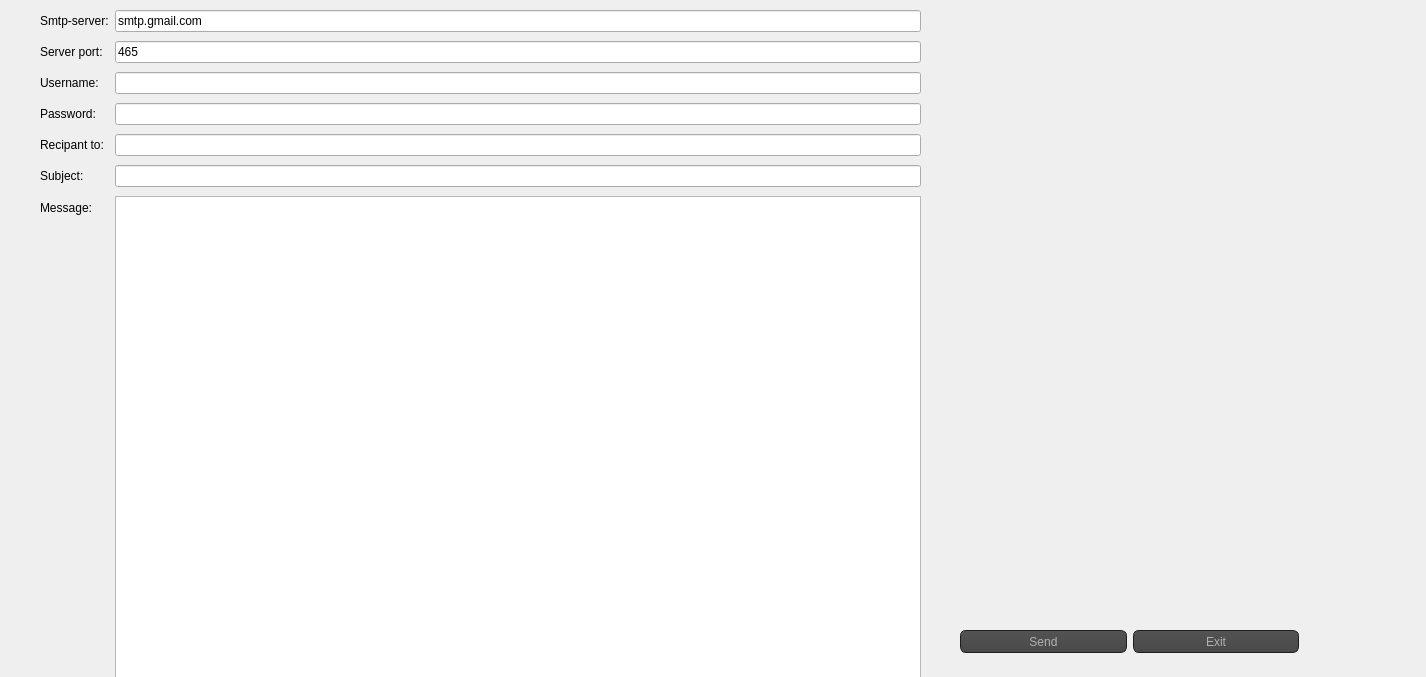
<?xml version="1.0" encoding="UTF-8"?>
<ui version="4.0">
 <class>mailing</class>
 <widget class="QDialog" name="mailing">
  <property name="geometry">
   <rect>
    <x>0</x>
    <y>0</y>
    <width>1426</width>
    <height>677</height>
   </rect>
  </property>
  <property name="windowTitle">
   <string>Dialog</string>
  </property>
  <widget class="QWidget" name="layoutWidget">
   <property name="geometry">
    <rect>
     <x>40</x>
     <y>10</y>
     <width>881</width>
     <height>681</height>
    </rect>
   </property>
   <layout class="QFormLayout" name="formLayout">
    <property name="fieldGrowthPolicy">
     <enum>QFormLayout::ExpandingFieldsGrow</enum>
    </property>
    <property name="rowWrapPolicy">
     <enum>QFormLayout::WrapLongRows</enum>
    </property>
    <property name="verticalSpacing">
     <number>9</number>
    </property>
    <item row="0" column="1">
     <widget class="QLineEdit" name="server">
      <property name="text">
       <string>smtp.gmail.com</string>
      </property>
     </widget>
    </item>
    <item row="1" column="0">
     <widget class="QLabel" name="label_2">
      <property name="text">
       <string>Server port:</string>
      </property>
     </widget>
    </item>
    <item row="1" column="1">
     <widget class="QLineEdit" name="port">
      <property name="text">
       <string>465</string>
      </property>
     </widget>
    </item>
    <item row="2" column="0">
     <widget class="QLabel" name="label_3">
      <property name="text">
       <string>Username:</string>
      </property>
     </widget>
    </item>
    <item row="2" column="1">
     <widget class="QLineEdit" name="uname"/>
    </item>
    <item row="3" column="0">
     <widget class="QLabel" name="label_4">
      <property name="text">
       <string>Password:</string>
      </property>
     </widget>
    </item>
    <item row="3" column="1">
     <widget class="QLineEdit" name="paswd">
      <property name="inputMask">
       <string/>
      </property>
      <property name="echoMode">
       <enum>QLineEdit::Password</enum>
      </property>
     </widget>
    </item>
    <item row="4" column="0">
     <widget class="QLabel" name="label_5">
      <property name="text">
       <string>Recipant to:</string>
      </property>
     </widget>
    </item>
    <item row="4" column="1">
     <widget class="QLineEdit" name="rcpt"/>
    </item>
    <item row="5" column="0">
     <widget class="QLabel" name="label_6">
      <property name="text">
       <string>Subject:</string>
      </property>
     </widget>
    </item>
    <item row="5" column="1">
     <widget class="QLineEdit" name="subject"/>
    </item>
    <item row="6" column="0">
     <widget class="QLabel" name="label_7">
      <property name="text">
       <string>Message:</string>
      </property>
     </widget>
    </item>
    <item row="6" column="1">
     <widget class="QPlainTextEdit" name="msg"/>
    </item>
    <item row="0" column="0">
     <widget class="QLabel" name="label">
      <property name="text">
       <string>Smtp-server:</string>
      </property>
     </widget>
    </item>
   </layout>
  </widget>
  <widget class="QPushButton" name="exitBtn">
   <property name="geometry">
    <rect>
     <x>1133</x>
     <y>630</y>
     <width>166</width>
     <height>23</height>
    </rect>
   </property>
   <property name="styleSheet">
    <string notr="true">QToolTip
{
     border: 1px solid black;
     background-color: #ffa02f;
     padding: 1px;
     border-radius: 3px;
     opacity: 100;
}

QWidget
{
    color: #b1b1b1;
    background-color: #323232;
}

QWidget:item:hover
{
    background-color: QLinearGradient( x1: 0, y1: 0, x2: 0, y2: 1, stop: 0 #ffa02f, stop: 1 #ca0619);
    color: #000000;
}

QWidget:item:selected
{
    background-color: QLinearGradient( x1: 0, y1: 0, x2: 0, y2: 1, stop: 0 #ffa02f, stop: 1 #d7801a);
}

QMenuBar::item
{
    background: transparent;
}

QMenuBar::item:selected
{
    background: transparent;
    border: 1px solid #ffaa00;
}

QMenuBar::item:pressed
{
    background: #444;
    border: 1px solid #000;
    background-color: QLinearGradient(
        x1:0, y1:0,
        x2:0, y2:1,
        stop:1 #212121,
        stop:0.4 #343434/*,
        stop:0.2 #343434,
        stop:0.1 #ffaa00*/
    );
    margin-bottom:-1px;
    padding-bottom:1px;
}

QMenu
{
    border: 1px solid #000;
}

QMenu::item
{
    padding: 2px 20px 2px 20px;
}

QMenu::item:selected
{
    color: #000000;
}

QWidget:disabled
{
    color: #404040;
    background-color: #323232;
}

QAbstractItemView
{
    background-color: QLinearGradient( x1: 0, y1: 0, x2: 0, y2: 1, stop: 0 #4d4d4d, stop: 0.1 #646464, stop: 1 #5d5d5d);
}

QWidget:focus
{
    /*border: 2px solid QLinearGradient( x1: 0, y1: 0, x2: 0, y2: 1, stop: 0 #ffa02f, stop: 1 #d7801a);*/
}

QLineEdit
{
    background-color: QLinearGradient( x1: 0, y1: 0, x2: 0, y2: 1, stop: 0 #4d4d4d, stop: 0 #646464, stop: 1 #5d5d5d);
    padding: 1px;
    border-style: solid;
    border: 1px solid #1e1e1e;
    border-radius: 5;
}

QPushButton
{
    color: #b1b1b1;
    background-color: QLinearGradient( x1: 0, y1: 0, x2: 0, y2: 1, stop: 0 #565656, stop: 0.1 #525252, stop: 0.5 #4e4e4e, stop: 0.9 #4a4a4a, stop: 1 #464646);
    border-width: 1px;
    border-color: #1e1e1e;
    border-style: solid;
    border-radius: 6;
    padding: 3px;
    font-size: 12px;
    padding-left: 5px;
    padding-right: 5px;
}

QPushButton:pressed
{
    background-color: QLinearGradient( x1: 0, y1: 0, x2: 0, y2: 1, stop: 0 #2d2d2d, stop: 0.1 #2b2b2b, stop: 0.5 #292929, stop: 0.9 #282828, stop: 1 #252525);
}

QComboBox
{
    selection-background-color: #ffaa00;
    background-color: QLinearGradient( x1: 0, y1: 0, x2: 0, y2: 1, stop: 0 #565656, stop: 0.1 #525252, stop: 0.5 #4e4e4e, stop: 0.9 #4a4a4a, stop: 1 #464646);
    border-style: solid;
    border: 1px solid #1e1e1e;
    border-radius: 5;
}

QComboBox:hover,QPushButton:hover
{
    border: 2px solid QLinearGradient( x1: 0, y1: 0, x2: 0, y2: 1, stop: 0 #ffa02f, stop: 1 #d7801a);
}


QComboBox:on
{
    padding-top: 3px;
    padding-left: 4px;
    background-color: QLinearGradient( x1: 0, y1: 0, x2: 0, y2: 1, stop: 0 #2d2d2d, stop: 0.1 #2b2b2b, stop: 0.5 #292929, stop: 0.9 #282828, stop: 1 #252525);
    selection-background-color: #ffaa00;
}

QComboBox QAbstractItemView
{
    border: 2px solid darkgray;
    selection-background-color: QLinearGradient( x1: 0, y1: 0, x2: 0, y2: 1, stop: 0 #ffa02f, stop: 1 #d7801a);
}

QComboBox::drop-down
{
     subcontrol-origin: padding;
     subcontrol-position: top right;
     width: 15px;

     border-left-width: 0px;
     border-left-color: darkgray;
     border-left-style: solid; /* just a single line */
     border-top-right-radius: 3px; /* same radius as the QComboBox */
     border-bottom-right-radius: 3px;
 }

QComboBox::down-arrow
{
     image: url(:/down_arrow.png);
}

QGroupBox:focus
{
border: 2px solid QLinearGradient( x1: 0, y1: 0, x2: 0, y2: 1, stop: 0 #ffa02f, stop: 1 #d7801a);
}

QTextEdit:focus
{
    border: 2px solid QLinearGradient( x1: 0, y1: 0, x2: 0, y2: 1, stop: 0 #ffa02f, stop: 1 #d7801a);
}

QScrollBar:horizontal {
     border: 1px solid #222222;
     background: QLinearGradient( x1: 0, y1: 0, x2: 0, y2: 1, stop: 0.0 #121212, stop: 0.2 #282828, stop: 1 #484848);
     height: 7px;
     margin: 0px 16px 0 16px;
}

QScrollBar::handle:horizontal
{
      background: QLinearGradient( x1: 0, y1: 0, x2: 1, y2: 0, stop: 0 #ffa02f, stop: 0.5 #d7801a, stop: 1 #ffa02f);
      min-height: 20px;
      border-radius: 2px;
}

QScrollBar::add-line:horizontal {
      border: 1px solid #1b1b19;
      border-radius: 2px;
      background: QLinearGradient( x1: 0, y1: 0, x2: 1, y2: 0, stop: 0 #ffa02f, stop: 1 #d7801a);
      width: 14px;
      subcontrol-position: right;
      subcontrol-origin: margin;
}

QScrollBar::sub-line:horizontal {
      border: 1px solid #1b1b19;
      border-radius: 2px;
      background: QLinearGradient( x1: 0, y1: 0, x2: 1, y2: 0, stop: 0 #ffa02f, stop: 1 #d7801a);
      width: 14px;
     subcontrol-position: left;
     subcontrol-origin: margin;
}

QScrollBar::right-arrow:horizontal, QScrollBar::left-arrow:horizontal
{
      border: 1px solid black;
      width: 1px;
      height: 1px;
      background: white;
}

QScrollBar::add-page:horizontal, QScrollBar::sub-page:horizontal
{
      background: none;
}

QScrollBar:vertical
{
      background: QLinearGradient( x1: 0, y1: 0, x2: 1, y2: 0, stop: 0.0 #121212, stop: 0.2 #282828, stop: 1 #484848);
      width: 7px;
      margin: 16px 0 16px 0;
      border: 1px solid #222222;
}

QScrollBar::handle:vertical
{
      background: QLinearGradient( x1: 0, y1: 0, x2: 0, y2: 1, stop: 0 #ffa02f, stop: 0.5 #d7801a, stop: 1 #ffa02f);
      min-height: 20px;
      border-radius: 2px;
}

QScrollBar::add-line:vertical
{
      border: 1px solid #1b1b19;
      border-radius: 2px;
      background: QLinearGradient( x1: 0, y1: 0, x2: 0, y2: 1, stop: 0 #ffa02f, stop: 1 #d7801a);
      height: 14px;
      subcontrol-position: bottom;
      subcontrol-origin: margin;
}

QScrollBar::sub-line:vertical
{
      border: 1px solid #1b1b19;
      border-radius: 2px;
      background: QLinearGradient( x1: 0, y1: 0, x2: 0, y2: 1, stop: 0 #d7801a, stop: 1 #ffa02f);
      height: 14px;
      subcontrol-position: top;
      subcontrol-origin: margin;
}

QScrollBar::up-arrow:vertical, QScrollBar::down-arrow:vertical
{
      border: 1px solid black;
      width: 1px;
      height: 1px;
      background: white;
}


QScrollBar::add-page:vertical, QScrollBar::sub-page:vertical
{
      background: none;
}

QTextEdit
{
    background-color: #242424;
}

QPlainTextEdit
{
    background-color: #242424;
}

QHeaderView::section
{
    background-color: QLinearGradient(x1:0, y1:0, x2:0, y2:1, stop:0 #616161, stop: 0.5 #505050, stop: 0.6 #434343, stop:1 #656565);
    color: white;
    padding-left: 4px;
    border: 1px solid #6c6c6c;
}

QCheckBox:disabled
{
color: #414141;
}

QDockWidget::title
{
    text-align: center;
    spacing: 3px; /* spacing between items in the tool bar */
    background-color: QLinearGradient(x1:0, y1:0, x2:0, y2:1, stop:0 #323232, stop: 0.5 #242424, stop:1 #323232);
}

QDockWidget::close-button, QDockWidget::float-button
{
    text-align: center;
    spacing: 1px; /* spacing between items in the tool bar */
    background-color: QLinearGradient(x1:0, y1:0, x2:0, y2:1, stop:0 #323232, stop: 0.5 #242424, stop:1 #323232);
}

QDockWidget::close-button:hover, QDockWidget::float-button:hover
{
    background: #242424;
}

QDockWidget::close-button:pressed, QDockWidget::float-button:pressed
{
    padding: 1px -1px -1px 1px;
}

QMainWindow::separator
{
    background-color: QLinearGradient(x1:0, y1:0, x2:0, y2:1, stop:0 #161616, stop: 0.5 #151515, stop: 0.6 #212121, stop:1 #343434);
    color: white;
    padding-left: 4px;
    border: 1px solid #4c4c4c;
    spacing: 3px; /* spacing between items in the tool bar */
}

QMainWindow::separator:hover
{

    background-color: QLinearGradient(x1:0, y1:0, x2:0, y2:1, stop:0 #d7801a, stop:0.5 #b56c17 stop:1 #ffa02f);
    color: white;
    padding-left: 4px;
    border: 1px solid #6c6c6c;
    spacing: 3px; /* spacing between items in the tool bar */
}

QToolBar::handle
{
     spacing: 3px; /* spacing between items in the tool bar */
     background: url(:/images/handle.png);
}

QMenu::separator
{
    height: 2px;
    background-color: QLinearGradient(x1:0, y1:0, x2:0, y2:1, stop:0 #161616, stop: 0.5 #151515, stop: 0.6 #212121, stop:1 #343434);
    color: white;
    padding-left: 4px;
    margin-left: 10px;
    margin-right: 5px;
}

QProgressBar
{
    border: 2px solid grey;
    border-radius: 5px;
    text-align: center;
}

QProgressBar::chunk
{
    background-color: #d7801a;
    width: 2.15px;
    margin: 0.5px;
}

QTabBar::tab {
    color: #b1b1b1;
    border: 1px solid #444;
    border-bottom-style: none;
    background-color: #323232;
    padding-left: 10px;
    padding-right: 10px;
    padding-top: 3px;
    padding-bottom: 2px;
    margin-right: -1px;
}

QTabWidget::pane {
    border: 1px solid #444;
    top: 1px;
}

QTabBar::tab:last
{
    margin-right: 0; /* the last selected tab has nothing to overlap with on the right */
    border-top-right-radius: 3px;
}

QTabBar::tab:first:!selected
{
 margin-left: 0px; /* the last selected tab has nothing to overlap with on the right */


    border-top-left-radius: 3px;
}

QTabBar::tab:!selected
{
    color: #b1b1b1;
    border-bottom-style: solid;
    margin-top: 3px;
    background-color: QLinearGradient(x1:0, y1:0, x2:0, y2:1, stop:1 #212121, stop:.4 #343434);
}

QTabBar::tab:selected
{
    border-top-left-radius: 3px;
    border-top-right-radius: 3px;
    margin-bottom: 0px;
}

QTabBar::tab:!selected:hover
{
    /*border-top: 2px solid #ffaa00;
    padding-bottom: 3px;*/
    border-top-left-radius: 3px;
    border-top-right-radius: 3px;
    background-color: QLinearGradient(x1:0, y1:0, x2:0, y2:1, stop:1 #212121, stop:0.4 #343434, stop:0.2 #343434, stop:0.1 #ffaa00);
}

QRadioButton::indicator:checked, QRadioButton::indicator:unchecked{
    color: #b1b1b1;
    background-color: #323232;
    border: 1px solid #b1b1b1;
    border-radius: 6px;
}

QRadioButton::indicator:checked
{
    background-color: qradialgradient(
        cx: 0.5, cy: 0.5,
        fx: 0.5, fy: 0.5,
        radius: 1.0,
        stop: 0.25 #ffaa00,
        stop: 0.3 #323232
    );
}

QCheckBox::indicator{
    color: #b1b1b1;
    background-color: #323232;
    border: 1px solid #b1b1b1;
    width: 9px;
    height: 9px;
}

QRadioButton::indicator
{
    border-radius: 6px;
}

QRadioButton::indicator:hover, QCheckBox::indicator:hover
{
    border: 1px solid #ffaa00;
}

QCheckBox::indicator:checked
{
    image:url(:/images/checkbox.png);
}

QCheckBox::indicator:disabled, QRadioButton::indicator:disabled
{
    border: 1px solid #444;
}</string>
   </property>
   <property name="text">
    <string>Exit</string>
   </property>
  </widget>
  <widget class="QPushButton" name="sendBtn">
   <property name="geometry">
    <rect>
     <x>960</x>
     <y>630</y>
     <width>167</width>
     <height>23</height>
    </rect>
   </property>
   <property name="styleSheet">
    <string notr="true">QToolTip
{
     border: 1px solid black;
     background-color: #ffa02f;
     padding: 1px;
     border-radius: 3px;
     opacity: 100;
}

QWidget
{
    color: #b1b1b1;
    background-color: #323232;
}

QWidget:item:hover
{
    background-color: QLinearGradient( x1: 0, y1: 0, x2: 0, y2: 1, stop: 0 #ffa02f, stop: 1 #ca0619);
    color: #000000;
}

QWidget:item:selected
{
    background-color: QLinearGradient( x1: 0, y1: 0, x2: 0, y2: 1, stop: 0 #ffa02f, stop: 1 #d7801a);
}

QMenuBar::item
{
    background: transparent;
}

QMenuBar::item:selected
{
    background: transparent;
    border: 1px solid #ffaa00;
}

QMenuBar::item:pressed
{
    background: #444;
    border: 1px solid #000;
    background-color: QLinearGradient(
        x1:0, y1:0,
        x2:0, y2:1,
        stop:1 #212121,
        stop:0.4 #343434/*,
        stop:0.2 #343434,
        stop:0.1 #ffaa00*/
    );
    margin-bottom:-1px;
    padding-bottom:1px;
}

QMenu
{
    border: 1px solid #000;
}

QMenu::item
{
    padding: 2px 20px 2px 20px;
}

QMenu::item:selected
{
    color: #000000;
}

QWidget:disabled
{
    color: #404040;
    background-color: #323232;
}

QAbstractItemView
{
    background-color: QLinearGradient( x1: 0, y1: 0, x2: 0, y2: 1, stop: 0 #4d4d4d, stop: 0.1 #646464, stop: 1 #5d5d5d);
}

QWidget:focus
{
    /*border: 2px solid QLinearGradient( x1: 0, y1: 0, x2: 0, y2: 1, stop: 0 #ffa02f, stop: 1 #d7801a);*/
}

QLineEdit
{
    background-color: QLinearGradient( x1: 0, y1: 0, x2: 0, y2: 1, stop: 0 #4d4d4d, stop: 0 #646464, stop: 1 #5d5d5d);
    padding: 1px;
    border-style: solid;
    border: 1px solid #1e1e1e;
    border-radius: 5;
}

QPushButton
{
    color: #b1b1b1;
    background-color: QLinearGradient( x1: 0, y1: 0, x2: 0, y2: 1, stop: 0 #565656, stop: 0.1 #525252, stop: 0.5 #4e4e4e, stop: 0.9 #4a4a4a, stop: 1 #464646);
    border-width: 1px;
    border-color: #1e1e1e;
    border-style: solid;
    border-radius: 6;
    padding: 3px;
    font-size: 12px;
    padding-left: 5px;
    padding-right: 5px;
}

QPushButton:pressed
{
    background-color: QLinearGradient( x1: 0, y1: 0, x2: 0, y2: 1, stop: 0 #2d2d2d, stop: 0.1 #2b2b2b, stop: 0.5 #292929, stop: 0.9 #282828, stop: 1 #252525);
}

QComboBox
{
    selection-background-color: #ffaa00;
    background-color: QLinearGradient( x1: 0, y1: 0, x2: 0, y2: 1, stop: 0 #565656, stop: 0.1 #525252, stop: 0.5 #4e4e4e, stop: 0.9 #4a4a4a, stop: 1 #464646);
    border-style: solid;
    border: 1px solid #1e1e1e;
    border-radius: 5;
}

QComboBox:hover,QPushButton:hover
{
    border: 2px solid QLinearGradient( x1: 0, y1: 0, x2: 0, y2: 1, stop: 0 #ffa02f, stop: 1 #d7801a);
}


QComboBox:on
{
    padding-top: 3px;
    padding-left: 4px;
    background-color: QLinearGradient( x1: 0, y1: 0, x2: 0, y2: 1, stop: 0 #2d2d2d, stop: 0.1 #2b2b2b, stop: 0.5 #292929, stop: 0.9 #282828, stop: 1 #252525);
    selection-background-color: #ffaa00;
}

QComboBox QAbstractItemView
{
    border: 2px solid darkgray;
    selection-background-color: QLinearGradient( x1: 0, y1: 0, x2: 0, y2: 1, stop: 0 #ffa02f, stop: 1 #d7801a);
}

QComboBox::drop-down
{
     subcontrol-origin: padding;
     subcontrol-position: top right;
     width: 15px;

     border-left-width: 0px;
     border-left-color: darkgray;
     border-left-style: solid; /* just a single line */
     border-top-right-radius: 3px; /* same radius as the QComboBox */
     border-bottom-right-radius: 3px;
 }

QComboBox::down-arrow
{
     image: url(:/down_arrow.png);
}

QGroupBox:focus
{
border: 2px solid QLinearGradient( x1: 0, y1: 0, x2: 0, y2: 1, stop: 0 #ffa02f, stop: 1 #d7801a);
}

QTextEdit:focus
{
    border: 2px solid QLinearGradient( x1: 0, y1: 0, x2: 0, y2: 1, stop: 0 #ffa02f, stop: 1 #d7801a);
}

QScrollBar:horizontal {
     border: 1px solid #222222;
     background: QLinearGradient( x1: 0, y1: 0, x2: 0, y2: 1, stop: 0.0 #121212, stop: 0.2 #282828, stop: 1 #484848);
     height: 7px;
     margin: 0px 16px 0 16px;
}

QScrollBar::handle:horizontal
{
      background: QLinearGradient( x1: 0, y1: 0, x2: 1, y2: 0, stop: 0 #ffa02f, stop: 0.5 #d7801a, stop: 1 #ffa02f);
      min-height: 20px;
      border-radius: 2px;
}

QScrollBar::add-line:horizontal {
      border: 1px solid #1b1b19;
      border-radius: 2px;
      background: QLinearGradient( x1: 0, y1: 0, x2: 1, y2: 0, stop: 0 #ffa02f, stop: 1 #d7801a);
      width: 14px;
      subcontrol-position: right;
      subcontrol-origin: margin;
}

QScrollBar::sub-line:horizontal {
      border: 1px solid #1b1b19;
      border-radius: 2px;
      background: QLinearGradient( x1: 0, y1: 0, x2: 1, y2: 0, stop: 0 #ffa02f, stop: 1 #d7801a);
      width: 14px;
     subcontrol-position: left;
     subcontrol-origin: margin;
}

QScrollBar::right-arrow:horizontal, QScrollBar::left-arrow:horizontal
{
      border: 1px solid black;
      width: 1px;
      height: 1px;
      background: white;
}

QScrollBar::add-page:horizontal, QScrollBar::sub-page:horizontal
{
      background: none;
}

QScrollBar:vertical
{
      background: QLinearGradient( x1: 0, y1: 0, x2: 1, y2: 0, stop: 0.0 #121212, stop: 0.2 #282828, stop: 1 #484848);
      width: 7px;
      margin: 16px 0 16px 0;
      border: 1px solid #222222;
}

QScrollBar::handle:vertical
{
      background: QLinearGradient( x1: 0, y1: 0, x2: 0, y2: 1, stop: 0 #ffa02f, stop: 0.5 #d7801a, stop: 1 #ffa02f);
      min-height: 20px;
      border-radius: 2px;
}

QScrollBar::add-line:vertical
{
      border: 1px solid #1b1b19;
      border-radius: 2px;
      background: QLinearGradient( x1: 0, y1: 0, x2: 0, y2: 1, stop: 0 #ffa02f, stop: 1 #d7801a);
      height: 14px;
      subcontrol-position: bottom;
      subcontrol-origin: margin;
}

QScrollBar::sub-line:vertical
{
      border: 1px solid #1b1b19;
      border-radius: 2px;
      background: QLinearGradient( x1: 0, y1: 0, x2: 0, y2: 1, stop: 0 #d7801a, stop: 1 #ffa02f);
      height: 14px;
      subcontrol-position: top;
      subcontrol-origin: margin;
}

QScrollBar::up-arrow:vertical, QScrollBar::down-arrow:vertical
{
      border: 1px solid black;
      width: 1px;
      height: 1px;
      background: white;
}


QScrollBar::add-page:vertical, QScrollBar::sub-page:vertical
{
      background: none;
}

QTextEdit
{
    background-color: #242424;
}

QPlainTextEdit
{
    background-color: #242424;
}

QHeaderView::section
{
    background-color: QLinearGradient(x1:0, y1:0, x2:0, y2:1, stop:0 #616161, stop: 0.5 #505050, stop: 0.6 #434343, stop:1 #656565);
    color: white;
    padding-left: 4px;
    border: 1px solid #6c6c6c;
}

QCheckBox:disabled
{
color: #414141;
}

QDockWidget::title
{
    text-align: center;
    spacing: 3px; /* spacing between items in the tool bar */
    background-color: QLinearGradient(x1:0, y1:0, x2:0, y2:1, stop:0 #323232, stop: 0.5 #242424, stop:1 #323232);
}

QDockWidget::close-button, QDockWidget::float-button
{
    text-align: center;
    spacing: 1px; /* spacing between items in the tool bar */
    background-color: QLinearGradient(x1:0, y1:0, x2:0, y2:1, stop:0 #323232, stop: 0.5 #242424, stop:1 #323232);
}

QDockWidget::close-button:hover, QDockWidget::float-button:hover
{
    background: #242424;
}

QDockWidget::close-button:pressed, QDockWidget::float-button:pressed
{
    padding: 1px -1px -1px 1px;
}

QMainWindow::separator
{
    background-color: QLinearGradient(x1:0, y1:0, x2:0, y2:1, stop:0 #161616, stop: 0.5 #151515, stop: 0.6 #212121, stop:1 #343434);
    color: white;
    padding-left: 4px;
    border: 1px solid #4c4c4c;
    spacing: 3px; /* spacing between items in the tool bar */
}

QMainWindow::separator:hover
{

    background-color: QLinearGradient(x1:0, y1:0, x2:0, y2:1, stop:0 #d7801a, stop:0.5 #b56c17 stop:1 #ffa02f);
    color: white;
    padding-left: 4px;
    border: 1px solid #6c6c6c;
    spacing: 3px; /* spacing between items in the tool bar */
}

QToolBar::handle
{
     spacing: 3px; /* spacing between items in the tool bar */
     background: url(:/images/handle.png);
}

QMenu::separator
{
    height: 2px;
    background-color: QLinearGradient(x1:0, y1:0, x2:0, y2:1, stop:0 #161616, stop: 0.5 #151515, stop: 0.6 #212121, stop:1 #343434);
    color: white;
    padding-left: 4px;
    margin-left: 10px;
    margin-right: 5px;
}

QProgressBar
{
    border: 2px solid grey;
    border-radius: 5px;
    text-align: center;
}

QProgressBar::chunk
{
    background-color: #d7801a;
    width: 2.15px;
    margin: 0.5px;
}

QTabBar::tab {
    color: #b1b1b1;
    border: 1px solid #444;
    border-bottom-style: none;
    background-color: #323232;
    padding-left: 10px;
    padding-right: 10px;
    padding-top: 3px;
    padding-bottom: 2px;
    margin-right: -1px;
}

QTabWidget::pane {
    border: 1px solid #444;
    top: 1px;
}

QTabBar::tab:last
{
    margin-right: 0; /* the last selected tab has nothing to overlap with on the right */
    border-top-right-radius: 3px;
}

QTabBar::tab:first:!selected
{
 margin-left: 0px; /* the last selected tab has nothing to overlap with on the right */


    border-top-left-radius: 3px;
}

QTabBar::tab:!selected
{
    color: #b1b1b1;
    border-bottom-style: solid;
    margin-top: 3px;
    background-color: QLinearGradient(x1:0, y1:0, x2:0, y2:1, stop:1 #212121, stop:.4 #343434);
}

QTabBar::tab:selected
{
    border-top-left-radius: 3px;
    border-top-right-radius: 3px;
    margin-bottom: 0px;
}

QTabBar::tab:!selected:hover
{
    /*border-top: 2px solid #ffaa00;
    padding-bottom: 3px;*/
    border-top-left-radius: 3px;
    border-top-right-radius: 3px;
    background-color: QLinearGradient(x1:0, y1:0, x2:0, y2:1, stop:1 #212121, stop:0.4 #343434, stop:0.2 #343434, stop:0.1 #ffaa00);
}

QRadioButton::indicator:checked, QRadioButton::indicator:unchecked{
    color: #b1b1b1;
    background-color: #323232;
    border: 1px solid #b1b1b1;
    border-radius: 6px;
}

QRadioButton::indicator:checked
{
    background-color: qradialgradient(
        cx: 0.5, cy: 0.5,
        fx: 0.5, fy: 0.5,
        radius: 1.0,
        stop: 0.25 #ffaa00,
        stop: 0.3 #323232
    );
}

QCheckBox::indicator{
    color: #b1b1b1;
    background-color: #323232;
    border: 1px solid #b1b1b1;
    width: 9px;
    height: 9px;
}

QRadioButton::indicator
{
    border-radius: 6px;
}

QRadioButton::indicator:hover, QCheckBox::indicator:hover
{
    border: 1px solid #ffaa00;
}

QCheckBox::indicator:checked
{
    image:url(:/images/checkbox.png);
}

QCheckBox::indicator:disabled, QRadioButton::indicator:disabled
{
    border: 1px solid #444;
}</string>
   </property>
   <property name="text">
    <string>Send</string>
   </property>
  </widget>
 </widget>
 <resources/>
 <connections/>
</ui>
